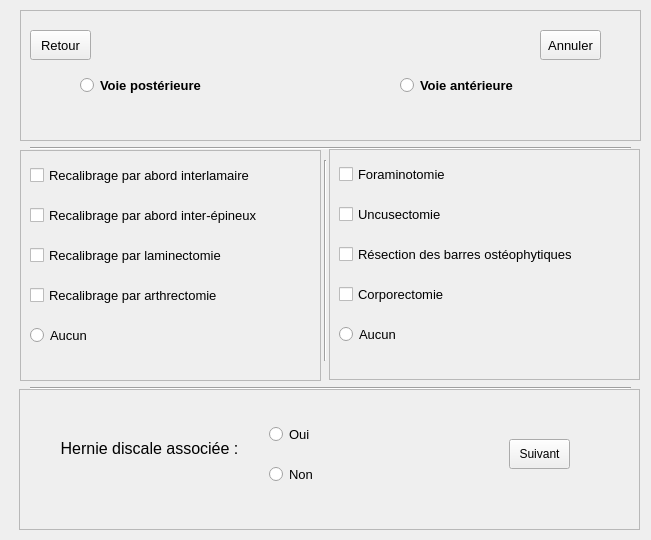
<?xml version="1.0" encoding="UTF-8"?>
<ui version="4.0">
 <class>Frame</class>
 <widget class="QFrame" name="Frame">
  <property name="geometry">
   <rect>
    <x>0</x>
    <y>0</y>
    <width>651</width>
    <height>540</height>
   </rect>
  </property>
  <property name="windowTitle">
   <string>Frame</string>
  </property>
  <widget class="QFrame" name="frame_haut">
   <property name="geometry">
    <rect>
     <x>20</x>
     <y>10</y>
     <width>621</width>
     <height>131</height>
    </rect>
   </property>
   <property name="frameShape">
    <enum>QFrame::StyledPanel</enum>
   </property>
   <property name="frameShadow">
    <enum>QFrame::Raised</enum>
   </property>
   <widget class="QRadioButton" name="radioButton_posterieure">
    <property name="geometry">
     <rect>
      <x>60</x>
      <y>60</y>
      <width>241</width>
      <height>30</height>
     </rect>
    </property>
    <property name="font">
     <font>
      <pointsize>10</pointsize>
      <weight>75</weight>
      <bold>true</bold>
     </font>
    </property>
    <property name="text">
     <string>Voie postérieure</string>
    </property>
   </widget>
   <widget class="QRadioButton" name="radioButton_anterieure">
    <property name="geometry">
     <rect>
      <x>380</x>
      <y>60</y>
      <width>221</width>
      <height>30</height>
     </rect>
    </property>
    <property name="font">
     <font>
      <pointsize>10</pointsize>
      <weight>75</weight>
      <bold>true</bold>
     </font>
    </property>
    <property name="text">
     <string>Voie antérieure</string>
    </property>
   </widget>
   <widget class="QPushButton" name="pushButton_retour">
    <property name="geometry">
     <rect>
      <x>10</x>
      <y>20</y>
      <width>61</width>
      <height>30</height>
     </rect>
    </property>
    <property name="font">
     <font>
      <pointsize>10</pointsize>
      <weight>50</weight>
      <bold>false</bold>
     </font>
    </property>
    <property name="text">
     <string>Retour</string>
    </property>
   </widget>
   <widget class="QPushButton" name="pushButton_annuler">
    <property name="geometry">
     <rect>
      <x>520</x>
      <y>20</y>
      <width>61</width>
      <height>30</height>
     </rect>
    </property>
    <property name="font">
     <font>
      <pointsize>10</pointsize>
      <weight>50</weight>
      <bold>false</bold>
     </font>
    </property>
    <property name="text">
     <string>Annuler</string>
    </property>
   </widget>
  </widget>
  <widget class="QFrame" name="frame_gauche">
   <property name="geometry">
    <rect>
     <x>20</x>
     <y>150</y>
     <width>301</width>
     <height>231</height>
    </rect>
   </property>
   <property name="frameShape">
    <enum>QFrame::StyledPanel</enum>
   </property>
   <property name="frameShadow">
    <enum>QFrame::Raised</enum>
   </property>
   <widget class="QCheckBox" name="checkBox_interlamaire">
    <property name="geometry">
     <rect>
      <x>10</x>
      <y>10</y>
      <width>281</width>
      <height>30</height>
     </rect>
    </property>
    <property name="font">
     <font>
      <pointsize>10</pointsize>
     </font>
    </property>
    <property name="text">
     <string>Recalibrage par abord interlamaire</string>
    </property>
   </widget>
   <widget class="QCheckBox" name="checkBox_interEpineux">
    <property name="geometry">
     <rect>
      <x>10</x>
      <y>50</y>
      <width>281</width>
      <height>30</height>
     </rect>
    </property>
    <property name="font">
     <font>
      <pointsize>10</pointsize>
     </font>
    </property>
    <property name="text">
     <string>Recalibrage par abord inter-épineux</string>
    </property>
   </widget>
   <widget class="QCheckBox" name="checkBox_laminectomie">
    <property name="geometry">
     <rect>
      <x>10</x>
      <y>90</y>
      <width>281</width>
      <height>30</height>
     </rect>
    </property>
    <property name="font">
     <font>
      <pointsize>10</pointsize>
     </font>
    </property>
    <property name="text">
     <string>Recalibrage par laminectomie</string>
    </property>
   </widget>
   <widget class="QCheckBox" name="checkBox_arthrectomie">
    <property name="geometry">
     <rect>
      <x>10</x>
      <y>130</y>
      <width>281</width>
      <height>30</height>
     </rect>
    </property>
    <property name="font">
     <font>
      <pointsize>10</pointsize>
     </font>
    </property>
    <property name="text">
     <string>Recalibrage par arthrectomie</string>
    </property>
   </widget>
   <widget class="QRadioButton" name="radioButton_aucun">
    <property name="geometry">
     <rect>
      <x>10</x>
      <y>170</y>
      <width>231</width>
      <height>30</height>
     </rect>
    </property>
    <property name="font">
     <font>
      <pointsize>10</pointsize>
     </font>
    </property>
    <property name="text">
     <string>Aucun</string>
    </property>
   </widget>
  </widget>
  <widget class="QFrame" name="frame_bas">
   <property name="geometry">
    <rect>
     <x>19</x>
     <y>389</y>
     <width>621</width>
     <height>141</height>
    </rect>
   </property>
   <property name="frameShape">
    <enum>QFrame::StyledPanel</enum>
   </property>
   <property name="frameShadow">
    <enum>QFrame::Raised</enum>
   </property>
   <widget class="QRadioButton" name="radioButton_non">
    <property name="geometry">
     <rect>
      <x>250</x>
      <y>70</y>
      <width>91</width>
      <height>30</height>
     </rect>
    </property>
    <property name="font">
     <font>
      <pointsize>10</pointsize>
     </font>
    </property>
    <property name="text">
     <string>Non</string>
    </property>
   </widget>
   <widget class="QLabel" name="label">
    <property name="geometry">
     <rect>
      <x>10</x>
      <y>50</y>
      <width>241</width>
      <height>20</height>
     </rect>
    </property>
    <property name="font">
     <font>
      <pointsize>12</pointsize>
     </font>
    </property>
    <property name="text">
     <string>&lt;html&gt;&lt;head/&gt;&lt;body&gt;&lt;p align=&quot;center&quot;&gt;Hernie discale associée :&lt;/p&gt;&lt;/body&gt;&lt;/html&gt;</string>
    </property>
   </widget>
   <widget class="QPushButton" name="pushButton_suivant">
    <property name="geometry">
     <rect>
      <x>490</x>
      <y>50</y>
      <width>61</width>
      <height>30</height>
     </rect>
    </property>
    <property name="text">
     <string>Suivant</string>
    </property>
   </widget>
   <widget class="QRadioButton" name="radioButton_oui">
    <property name="geometry">
     <rect>
      <x>250</x>
      <y>30</y>
      <width>81</width>
      <height>30</height>
     </rect>
    </property>
    <property name="font">
     <font>
      <pointsize>10</pointsize>
     </font>
    </property>
    <property name="text">
     <string>Oui</string>
    </property>
   </widget>
  </widget>
  <widget class="QFrame" name="frame_droite">
   <property name="geometry">
    <rect>
     <x>329</x>
     <y>149</y>
     <width>311</width>
     <height>231</height>
    </rect>
   </property>
   <property name="frameShape">
    <enum>QFrame::StyledPanel</enum>
   </property>
   <property name="frameShadow">
    <enum>QFrame::Raised</enum>
   </property>
   <widget class="QRadioButton" name="radioButton_aucun2">
    <property name="geometry">
     <rect>
      <x>10</x>
      <y>170</y>
      <width>251</width>
      <height>30</height>
     </rect>
    </property>
    <property name="font">
     <font>
      <pointsize>10</pointsize>
     </font>
    </property>
    <property name="text">
     <string>Aucun</string>
    </property>
   </widget>
   <widget class="QCheckBox" name="checkBox_uncusectomie">
    <property name="geometry">
     <rect>
      <x>10</x>
      <y>50</y>
      <width>251</width>
      <height>30</height>
     </rect>
    </property>
    <property name="font">
     <font>
      <pointsize>10</pointsize>
     </font>
    </property>
    <property name="text">
     <string>Uncusectomie</string>
    </property>
   </widget>
   <widget class="QCheckBox" name="checkBox_osteophytiques">
    <property name="geometry">
     <rect>
      <x>10</x>
      <y>90</y>
      <width>271</width>
      <height>30</height>
     </rect>
    </property>
    <property name="font">
     <font>
      <pointsize>10</pointsize>
     </font>
    </property>
    <property name="text">
     <string>Résection des barres ostéophytiques</string>
    </property>
   </widget>
   <widget class="QCheckBox" name="checkBox_foraminotomie">
    <property name="geometry">
     <rect>
      <x>10</x>
      <y>10</y>
      <width>251</width>
      <height>30</height>
     </rect>
    </property>
    <property name="font">
     <font>
      <pointsize>10</pointsize>
     </font>
    </property>
    <property name="text">
     <string>Foraminotomie</string>
    </property>
   </widget>
   <widget class="QCheckBox" name="checkBox_corporectomie">
    <property name="geometry">
     <rect>
      <x>10</x>
      <y>130</y>
      <width>251</width>
      <height>30</height>
     </rect>
    </property>
    <property name="font">
     <font>
      <pointsize>10</pointsize>
     </font>
    </property>
    <property name="text">
     <string>Corporectomie</string>
    </property>
   </widget>
  </widget>
  <widget class="Line" name="line">
   <property name="geometry">
    <rect>
     <x>30</x>
     <y>140</y>
     <width>601</width>
     <height>16</height>
    </rect>
   </property>
   <property name="orientation">
    <enum>Qt::Horizontal</enum>
   </property>
  </widget>
  <widget class="Line" name="line_2">
   <property name="geometry">
    <rect>
     <x>315</x>
     <y>160</y>
     <width>20</width>
     <height>201</height>
    </rect>
   </property>
   <property name="orientation">
    <enum>Qt::Vertical</enum>
   </property>
  </widget>
  <widget class="Line" name="line_3">
   <property name="geometry">
    <rect>
     <x>30</x>
     <y>380</y>
     <width>601</width>
     <height>16</height>
    </rect>
   </property>
   <property name="orientation">
    <enum>Qt::Horizontal</enum>
   </property>
  </widget>
 </widget>
 <resources/>
 <connections/>
</ui>
